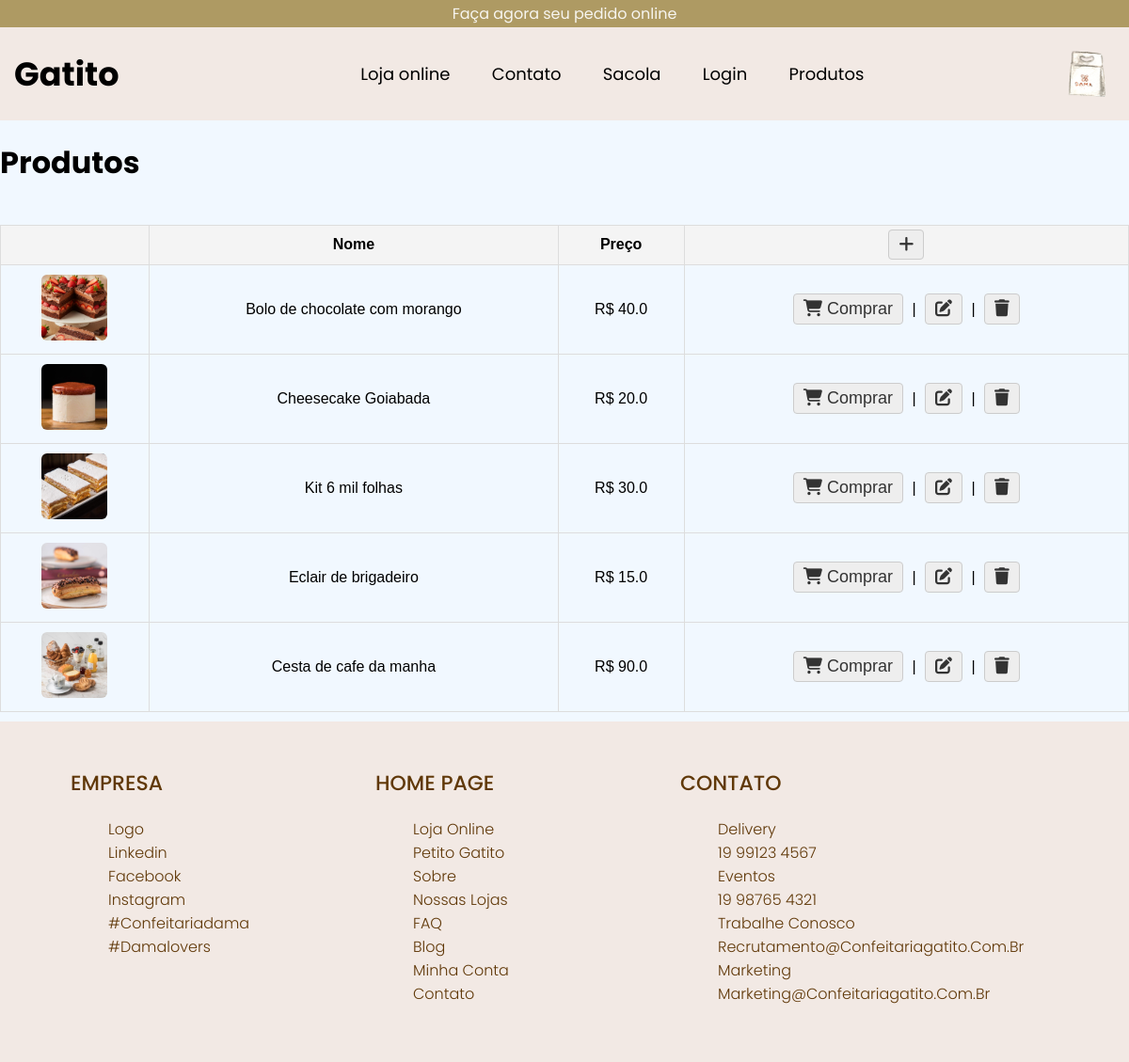
/produtos, run on the app's committed database.
### tables this page shows
CREATE TABLE produtos (
        id INTEGER PRIMARY KEY AUTOINCREMENT,
        nome TEXT NOT NULL,
        descricao TEXT,
        preco REAL NOT NULL,
        imagem TEXT
    );

### app.py (the view)
@app.route("/produtos")
def produtos():
    conn = sqlite3.connect(DB_NAME)
    conn.row_factory = sqlite3.Row  # <- ESSA LINHA
    cursor = conn.cursor()
    cursor.execute("SELECT * FROM produtos")
    produtos = cursor.fetchall()
    conn.close()
    return render_template("produtos.html", produtos=produtos)

### templates/produtos.html (shortened to what this page needs)
<!DOCTYPE html>
<html lang="en">
<head>
    <link rel="stylesheet" href="{{ url_for('static', filename='css/style.css') }}">
    <link rel="stylesheet" href="https://cdnjs.cloudflare.com/ajax/libs/font-awesome/6.5.0/css/all.min.css">
</head>
<body>
    <div class="fluid">Faça agora seu pedido online</div>
    <header>
        <span class="logotipo">Gatito</span>
        <nav>
            <ul class="nav-links">
                <li><a href="{{ url_for('home') }}">Loja online</a></li>
                <li><a href="{{ url_for('contato') }}">Contato</a></li>
                <li><a href="{{ url_for('sacola') }}">Sacola</a></li>
                {% if 'usuario' in session %}
                <li>
                    <p>Olá, {{ session['usuario'] }} |
                        <a href="{{ url_for('editar_conta') }}">Editar Conta</a> |
                        <a href="{{ url_for('logout') }}">Sair</a>
                    </p>
                </li>
                {% else %}
                <li><a href="{{ url_for('login') }}">Login</a></li>
                {% endif %}
                <li><a href="{{ url_for('produtos') }}">Produtos</a></li>
            </ul>
        </nav>
        <a onclick="openNav()" class="off-canvas">
            <img src="sacola.png" class="img-sacola" alt="">
        </a>
    </header>
    <h1>Produtos</h1>
    <div class="tabela-container">
        <table class="tabela-produtos">
            <thead>
                <tr>
                    <th></th>
                    <th>Nome</th>
                    <th>Preço</th>
                    <th><a href="{{ url_for('novo') }}"> <i class="fas fa-plus"></i> </a></th>
                </tr>
            </thead>
            <tbody>
                {% for produto in produtos %}
                <tr>
                    <td>
                        {% if produto['imagem'] %}
                        <img src="{{ url_for('static', filename='uploads/' ~ produto['imagem']) }}" class="img-produtos"
                            alt="{{ produto['nome'] }}">
                        {% else %}
                        <img src="{{ url_for('static', filename='sem-imagem.png') }}" class="img-produtos"
                            alt="Sem imagem">
                        {% endif %}
                    </td>
                    <td>{{ produto['nome'] }}</td>
                    <td>R$ {{ produto['preco'] }}</td>
                    <td>
                        <a href="{{ url_for('pagina_compra', produto_id=produto['id']) }}" class="botao-acao">
                            <i class="fas fa-shopping-cart"></i> Comprar
                        </a> |
                        <a href="{{ url_for('editar', id=produto['id']) }}" class="botao-acao">
                            <i class="fas fa-edit"></i>
                        </a> |
                        <a href="{{ url_for('excluir', id=produto['id']) }}" class="botao-acao"
                            onclick="return confirmarExclusao()">
                            <i class="fas fa-trash"></i>
                        </a>
                    </td>
                </tr>
                {% endfor %}
            </tbody>
        </table>
    </div>
    <footer>
        <div class="container-footer">
            <div class="row-footer">
                <div class="footer-col">
                    <h4>Empresa</h4>
                    <ul>
                        <li><a href="">logo</a></li>
                        <li><a href="">linkedin</a></li>
                        <li><a href="">facebook</a></li>
                        <li><a href="">instagram</a></li>
                        <li><a href="">#confeitariadama</a></li>
                        <li><a href="">#damalovers</a></li>
                    </ul>
                </div>
                <div class="footer-col">
                    <h4>Home page</h4>
                    <ul>
                        <li><a href="">Loja online</a></li>
                        <li><a href="">Petito Gatito</a></li>
                        <li><a href="">Sobre</a></li>
                        <li><a href="">Nossas lojas</a></li>
                        <li><a href="">FAQ</a></li>
                        <li><a href="">Blog</a></li>
                        <li><a href="">Minha conta</a></li>
                        <li><a href="">Contato</a></li>
                    </ul>
                </div>
                <div class="footer-col">
                    <h4>Contato</h4>
                    <ul>
                        <li><a href="">Delivery</a></li>
                        <li><a href="">19 99123 4567</a></li>
                        <li><a href="">Eventos</a></li>
                        <li><a href="">19 98765 4321</a></li>
                        <li><a href="">Trabalhe conosco</a></li>
                        <li><a href="">recrutamento@confeitariagatito.com.br</a></li>
                        <li><a href="">Marketing</a></li>
                        <li><a href="">marketing@confeitariagatito.com.br</a></li>
                    </ul>
                </div>
            </div>
        </div>
    </footer>
</body>
</html>

### static/css/style.css (style rules this page uses)
* { box-sizing: border-box; }
body { margin: 0; padding: 0; background-color:rgba(240, 248, 255, 0.916); font-family: "Poppins"; font-size: 100%; }
header { display: flex; justify-content: space-between; align-items: center; padding: 20px 15px; background-color:#f2e9e4; }
.fluid { padding:2px; display: flex; justify-content: center; align-items: center; width: 100%; background-color:#ae9a63; text-align: center; color:rgb(255, 255, 255, 0.9); }
li, a, button { font-size: 18px; color: black; text-decoration: none; }
.logotipo { color: black; font-size:35px; font-weight: bold; }
.nav-links li { display: inline-block; padding: 0px 20px; }
.img-produtos { width: 70px; object-fit: cover; height: auto; }
.tabela-produtos { width: 100%; border-collapse: collapse; margin-top: 20px; font-family: sans-serif; }
.tabela-produtos th, .tabela-produtos td { border: 1px solid #ddd; padding: 10px; text-align: center; }
.tabela-produtos th { background-color: #f4f4f4; font-weight: bold; }
.img-produtos { width: 70px; height: 70px; object-fit: cover; border-radius: 6px; }
.tabela-produtos a { padding: 5px 10px; text-decoration: none; border: 1px solid #ccc; border-radius: 4px; margin: 0 5px; color: #333; background-color: #eee; }
.botao-acao { padding: 6px 10px; border-radius: 4px; text-decoration: none; color: white; margin: 0 4px; display: inline-block; }
.tabela-container { overflow-x: auto; }
.tabela-produtos { min-width: 600px; }
tr { width: 100%; }
footer { background-color:#f2e9e4; padding: 20px 0; margin-top: auto; margin-top:10px ; }
.container-footer { max-width: 1400px; margin: auto; }
.row-footer { display: flex; flex-wrap: wrap; }
.footer-col { width: 30%; padding: 0 15px; }
.footer-col h4 { font-size: 22px; color:#603808; margin-bottom: 20px; font-weight: 500; position: relative; text-transform: uppercase; }
.footer-col ul { list-style: none; }
.footer-col ul { margin: 10px 0; }
.footer-col ul li a { font-size: 16px; text-transform: capitalize; color:#603808; text-decoration: none; font-weight: 300; display: block; transition: all 0.3s ease; }
@media (min-width: 768px) { .footer-col { width: 30%; margin-bottom: 30px; } }
@media (min-width: 768px) { .row-footer { width: 90%; margin: 0 auto; } }
.off-canvas { cursor: pointer; width: 50px; height: 50px; }
.img-sacola { width: auto; max-width: 80%; margin: 0 auto; }

### data on the page
produtos: imagem (picture), nome "Bolo de chocolate com morango", preco "40.0"
produtos: imagem (picture), nome "Cheesecake Goiabada", preco "20.0"
produtos: imagem (picture), nome "Kit 6 mil folhas", preco "30.0"
produtos: imagem (picture), nome "Eclair de brigadeiro", preco "15.0"
produtos: imagem (picture), nome "Cesta de cafe da manha", preco "90.0"
